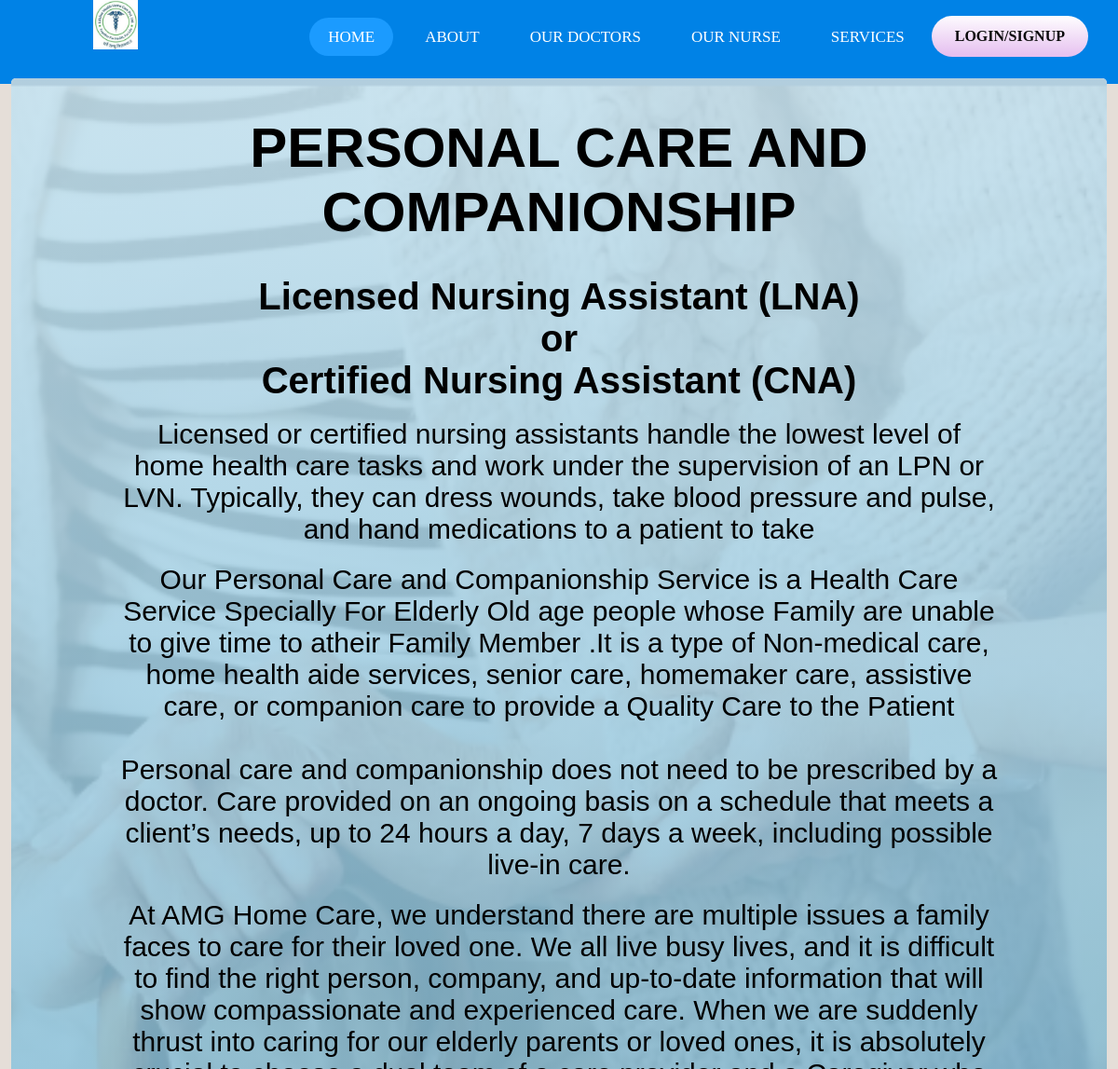
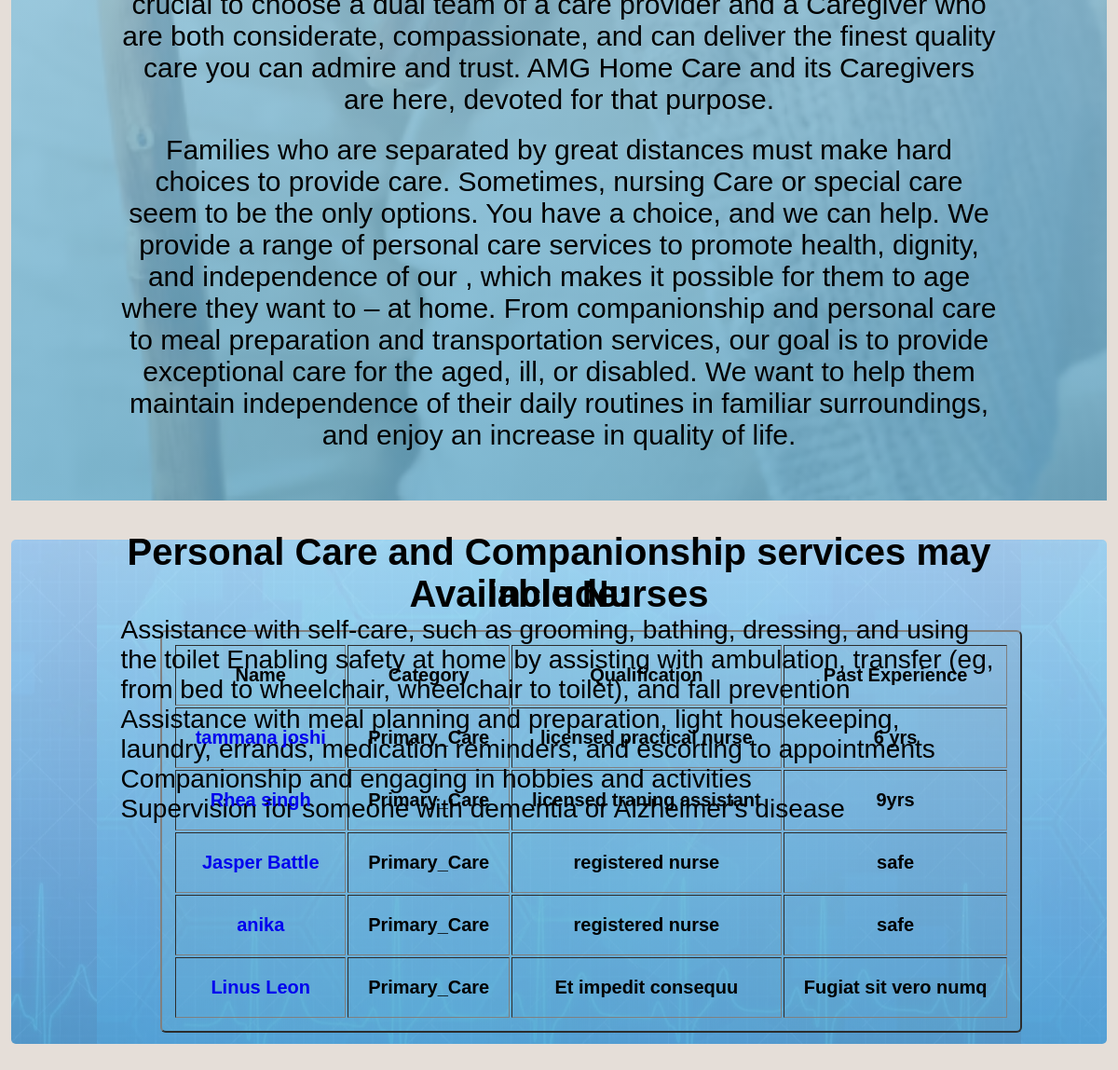
The page /nurse/primary.php on the database its author committed (2 pictures, top to bottom).
### tables this page shows
CREATE TABLE `nurse` (
  `id` int(100) NOT NULL,
  `Name` varchar(100) NOT NULL,
  `address` varchar(100) NOT NULL,
  `contact` int(100) NOT NULL,
  `category` varchar(100) NOT NULL,
  `email` varchar(100) NOT NULL,
  `gender` varchar(100) NOT NULL,
  `Qualification` varchar(100) NOT NULL,
  `past_experience` varchar(200) NOT NULL
);

### nurse/primary.php (the view, shortened to what this page needs)
<?php
include("../Patient/registration.php");
?>
<!DOCTYPE html>
<html lang="en">
<head>
    <link rel="stylesheet" href="primary.css">
</head>
<body>
<?php  include 'nav.php'; ?>
<div class="blog-container">
  <div class="blog-header">
    <div class="blog-cover">
      <div class="blog-author">
        <h3>PERSONAL CARE AND COMPANIONSHIP</h3>
        <h2>Licensed Nursing Assistant (LNA)<br> or <br> Certified Nursing Assistant (CNA)</h2>
<div class="summary">
  <p>
  Licensed or certified nursing assistants handle the lowest level of home health care tasks and work under the supervision of an LPN or LVN. Typically, they can dress wounds, take blood pressure and pulse, and hand medications to a patient to take
  </p>
<p> Our Personal Care and Companionship  Service is a Health Care Service Specially For Elderly Old age people whose Family are unable to give time to  atheir Family Member .It is a type of  Non-medical care, home health aide services, senior care, homemaker care, assistive care, or companion care to provide a Quality Care to the Patient <br><br>
Personal care and companionship does not need to be prescribed by a doctor. Care provided on an ongoing basis on a schedule that meets a client’s needs, up to 24 hours a day, 7 days a week, including possible live-in care.</p>
<p>
At AMG Home Care, we understand there are multiple issues a family faces to care for their loved one. We all live busy lives, and it is difficult to find the right person, company, and up-to-date information that will show compassionate and experienced care. When we are suddenly thrust into caring for our elderly parents or loved ones, it is absolutely crucial to choose a dual team of a care provider and a Caregiver who are both considerate, compassionate, and can deliver the finest quality care you can admire and trust. AMG Home Care and its Caregivers are here, devoted for that purpose.
</p><p>
Families who are separated by great distances must make hard choices to provide care. Sometimes, nursing Care or special care seem to be the only options. You have a choice, and we can help. We provide a range of personal care services to promote health, dignity, and independence of our , which makes it possible for them to age where they want to – at home. From companionship and personal care to meal preparation and transportation services, our goal is to provide exceptional care for the aged, ill, or disabled. We want to help them maintain independence of their daily routines in familiar surroundings, and enjoy an increase in quality of life.
</p>
<br>
      <h2>Personal Care and Companionship services may include:</h2>
<ul>
  <li>
  Assistance with self-care, such as grooming, bathing, dressing, and using the toilet
Enabling safety at home by assisting with ambulation, transfer (eg, from bed to wheelchair, wheelchair to toilet), and fall prevention
  </li>
  <li>
  Assistance with meal planning and preparation, light housekeeping, laundry, errands, medication reminders, and escorting to appointments
  </li>
  <li>
  Companionship and engaging in hobbies and activities
  </li>
  <li>
  Supervision for someone with dementia or Alzheimer's disease
  </li>
</ul>
</div>
</div>
      </div>
    </div>
  </div>
<div class="blog-containerr">
  <div class="blog-header">
    <div class="blog-author">
        <h2>Available Nurses </h2>
    </div>
  </div>
  <div class="blog-body">
  <table border="2"
class="table table-hover table-light">
  <thead>
    <tr>
      <th scope="col" >Name</th>
      <th scope="col" >Category</th>
      <th scope="col">Qualification</th>
      <th scope="col" >Past Experience</th>
    </tr>
  </thead>
<br/>
<?php
$query = "SELECT *
              FROM nurse where category like'P%' ";
    $run = mysqli_query($conn, $query);
    while($row = mysqli_fetch_array($run))
    {
      echo  "<h3><tr><th><a href='detail.php?s_id={$row['id']}'>{$row['Name']}</a></th></h3>";
        echo "<h3><th>". $row['category'] ." </th></h3>";
        echo "<h3><th>". $row['Qualification'] ." </th></h3>";
        echo "<h3><th >". $row['past_experience'] ." </th></tr></h3>" ;
    }
  ?></table>
  </div>
  </div>
</body>
</html>

### nurse/primary.css (style rules this page uses)
body { background: #e5ded8; box-sizing: border-box; }
.blog-container { background: #fff; border-radius: 5px; box-shadow: hsla(0, 0, 0, .2) 0 4px 2px -2px; font-family: "adelle-sans", sans-serif; font-weight: 100; margin: 48px auto; width:98%; margin-top: -6px; }
.blog-containerr { background: #fff; border-radius: 5px; box-shadow: hsla(0, 0, 0, .2) 0 6px 4px -2px; font-family: "adelle-sans", sans-serif; font-weight: 100; margin: 48px auto; width:98%; margin-top: -6px; background: linear-gradient(rgba(197, 226, 239, 0.8), rgba(103, 176, 209, 0.8)), url("../pics/baa.webp") center center; }
.blog-cover { background: linear-gradient(rgba(197, 226, 239, 0.9), rgba(103, 176, 209, 0.8)), url("../pics/concult.png") center center; background-size:cover; border-radius: 5px 5px 0 0; height: 100rem; box-shadow: inset hsla(0, 0, 0, .2) 0 64px 64px 16px; }
.blog-author, .blog-author--no-cover { margin: 0 auto; padding-top: .125rem; width: 80%; font-size: 28px;; }
.blog-author h3 { color:rgb(0, 0, 0); border: #333; font-weight: 15px; text-align: center; font-size: 60px; flex-grow: inherit; text-shadow: 4px 4px 4px 4px; margin-top: 38px; }
.blog-author h2 { color:rgb(0, 0, 0); border: #333; font-weight: 15px; text-align: center; font-size: 40px; flex-grow: inherit; text-shadow: 4px 4px 4px 4px; margin-top: 34px; }
.blog-author p { color:rgb(0, 0, 0); border: #333; font-weight: 40; text-align: center; font-size: 30px; flex-grow: inherit; text-shadow: 4px 4px 2px 2px; text-align: center; margin-top: 18px; margin-bottom: 20px; }
.blog-body { margin-right: 100px; height:460px; }
.blog-body table { width: 86%; height:8px; margin-left: 150px; border-radius: 6px; margin: 12px; padding:12px; background: linear-gradient(rgba(134, 185, 209, 0.3), rgba(103, 176, 209, 0.3)) center center; margin-top: -2px; margin-left: 160px; margin-bottom: 100px; }
.blog-body th { margin: 20px; padding: 20px; font-size: 20px; }
table { margin-top: 300px; }
.summary ul { list-style-type: disc; }

### nurse/nav.php (style rules this page uses)
* { padding: 0; margin: 0; text-decoration: none; list-style: none; box-sizing: border-box; }
body { font-family: montserrat; }

### rows shown on the page
nurse: Name "tammana joshi", category "Primary_Care", Qualification "licensed practical nurse", past_experience "6 yrs"
nurse: Name "Rhea singh", category "Primary_Care", Qualification "licensed traning assistant", past_experience "9yrs"
nurse: Name "Jasper Battle", category "Primary_Care", Qualification "registered nurse", past_experience "safe"
nurse: Name "anika", category "Primary_Care", Qualification "registered nurse", past_experience "safe"
nurse: Name "Linus Leon", category "Primary_Care", Qualification "Et impedit consequu", past_experience "Fugiat sit vero numq"
